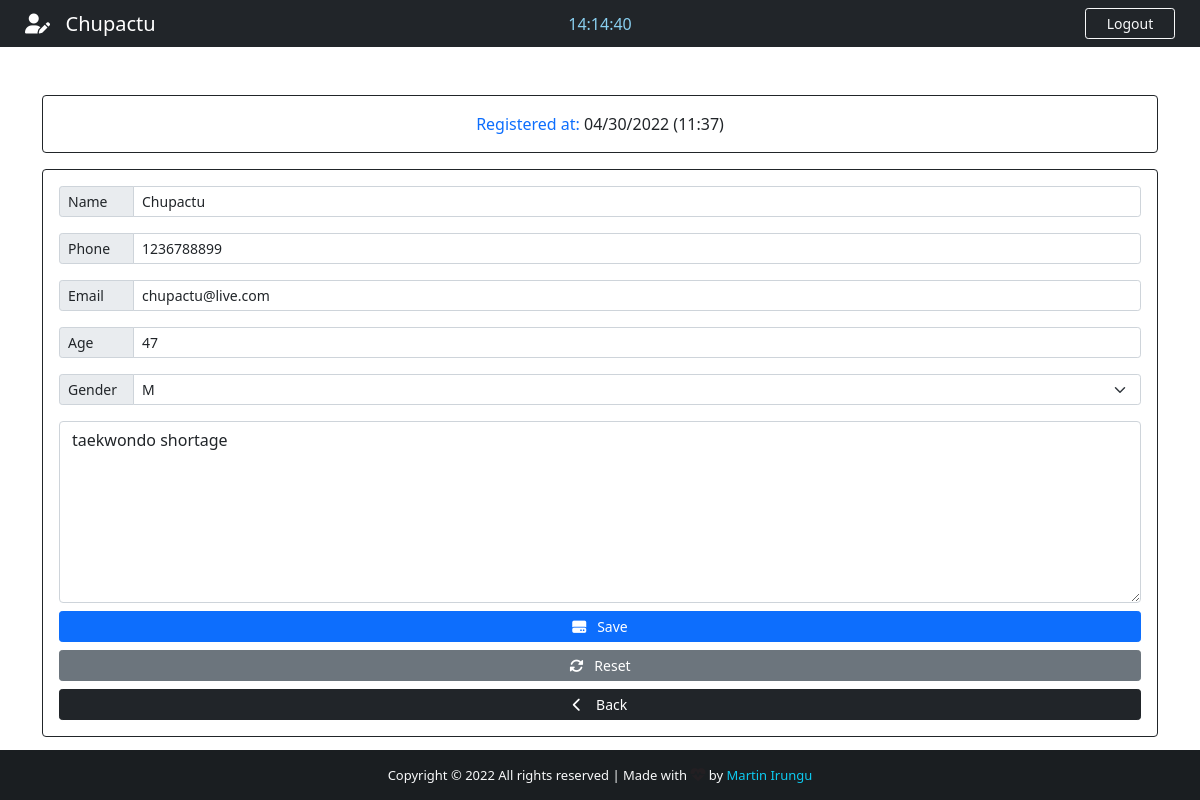
Page /patient/25/ (signed in) on the committed database.
### patient/models.py (models this page shows, shortened)
class Patient(models.Model):
    Gender=(
        ('M', 'M'),
        ('F','F'),
    )
    name=models.CharField(max_length=40)
    phone=models.CharField(max_length=20)
    email=models.CharField(max_length=40)
    age=models.CharField(max_length=3)
    gender=models.CharField(max_length=1, null=True,choices=Gender)
    note=models.TextField()
    created_at=models.DateTimeField(auto_now=True)

### patient/views.py (the view)
# urls.py: path('patient/<str:pk>/', views.patient, name="patient"),
@cache_control(no_cache=True, must_revalidate=True, no_store=True)
@login_required(login_url="login")
def patient(request, pk):
    patient= Patient.objects.get(id=pk)
    if patient !=None:
        return render(request, "edit.html", {"patient": patient})

### patient/templates/edit.html (shortened to what this page needs)
{% extends 'add.html' %}
{% block nav-briefcase %}
<i class="fas fa-user-edit">  </i>&nbsp;&nbsp; {{patient.name}}
{% endblock nav-briefcase %}
{% block card-title %}
Registered at: <span class="text-dark">{{patient.created_at| date:'m/d/Y (H:i)'}}</span>
{% endblock card-title %}
{% block btn-add %}
<i class=" fas fa-hdd"></i>&nbsp;&nbsp; Save
{% endblock btn-add %}
{% block btn-reset %}
<button type="reset" class="btn btn-secondary btn-sm"> <i class="fas fa-sync-alt"></i>&nbsp;&nbsp; Reset</button>
{% endblock btn-reset %}
{% block action %} action="/edit_patient" {% endblock action %}
{% block value-name %}
value="{{patient.name}}"
{% endblock value-name %}
{% block value-phone %}
value="{{patient.phone}}"
{% endblock value-phone %}
{% block value-email %}
value="{{patient.email}}"
{% endblock value-email %}
{% block value-age %}
value="{{patient.age}}"
{% endblock value-age %}
{% block gender %}
<option style="background-color: #d3d3d3; color: #007bff;">{{patient.gender}} </option>
{% endblock gender %}
{% block value-note %}{{patient.note}}{% endblock value-note %}

### patient/templates/add.html (shortened to what this page needs)
{% extends 'base.html' %}
{% block time %}
    <center>
        <span id="clock" style="color: #89cff0;"></span>
    </center>
{% endblock time %}
{% block btn-nav %}
<a class="btn btn-outline-primary btn-sm border-light text-light" id="btn-nav" data-bs-toggle="modal" data-bs-target="#logoutModal">Logout</a>
 {% endblock btn-nav %}
{% block content %}
<div class="container">
    <div class="row">
        <div class="col-lg-12">
            <div class="card card-body border-dark text-primary mt-5">
                <span class="text-center">{% block card-title %} FILL OUT THE FORM BELOW {% endblock card-title %}</span>
            </div>
            <form  {% block action %} action="/add_patient" {% endblock action %} method="POST" autocomplete="off"  enctype="multipart/form-data" class="card p-3 border-dark mt-3">
                <div class="input-group input-group-sm mb-3">
                    <span class="input-group-text side-label">Name</span>
                    <input type="text" class="form-control" name="name" placeholder="First and Last name" {% block value-name %}{% endblock value-name %}>
                </div>
                <div class="input-group input-group-sm mb-3">
                    <span class="input-group-text side-label">Phone</span>
                    <input type="text" class="form-control" name="phone" placeholder="patient phone" {% block value-phone %}{% endblock value-phone %}>
                </div>
                <div class="input-group input-group-sm mb-3">
                    <span class="input-group-text side-label">Email</span>
                    <input type="text" class="form-control" name="email" placeholder="patient email" {% block value-email %}{% endblock value-email %} >
                </div>
                <div class="input-group input-group-sm mb-3">
                    <span class="input-group-text side-label">Age</span>
                    <input type="text" class="form-control" name="age" placeholder="patient age" {% block value-age %}{% endblock value-age %} >
                </div>
                <div class="input-group input-group-sm mb-3">
                    <label class="input-group-text side-label">Gender</label>
                    <select class="form-select" name="gender">
                        {% block gender %}{% endblock gender %}
                    </select>
                </div>
                <div class="form-group">
                    <textarea class="form-control" name="note" rows="7"  placeholder="Description is optional....">{% block value-note %}{% endblock value-note %}</textarea>
                </div>
                <div class="d-grid gap-2 mt-2">
                    <button type="submit" class="btn btn-primary btn-sm">
                        {% block btn-add %}{% endblock btn-add %}
                    </button>
                {% block btn-reset %} {% endblock btn-reset %}
                    <a href="{% url 'backend' %}" class="btn btn-dark btn-sm"><i class="fas fa-chevron-left"></i> &nbsp;&nbsp; Back</a>
                </div>
            </form>
        </div>
    </div>
</div>
{% endblock content %}

### patient/static/css/style.css (style rules this page uses)
html, body { height: 100%; margin: 0%; max-width: 100%; overflow: hidden; }
#btn-nav { width: 90px; float:right; margin-right: 25px ; }
.side-label { width: 75px; }

### rows in the picture
Patient: name "Chupactu", created_at "04/30/2022 (11:37)", phone "1236788899", email "chupactu@live.com", age "47", gender "M", note "taekwondo shortage"
